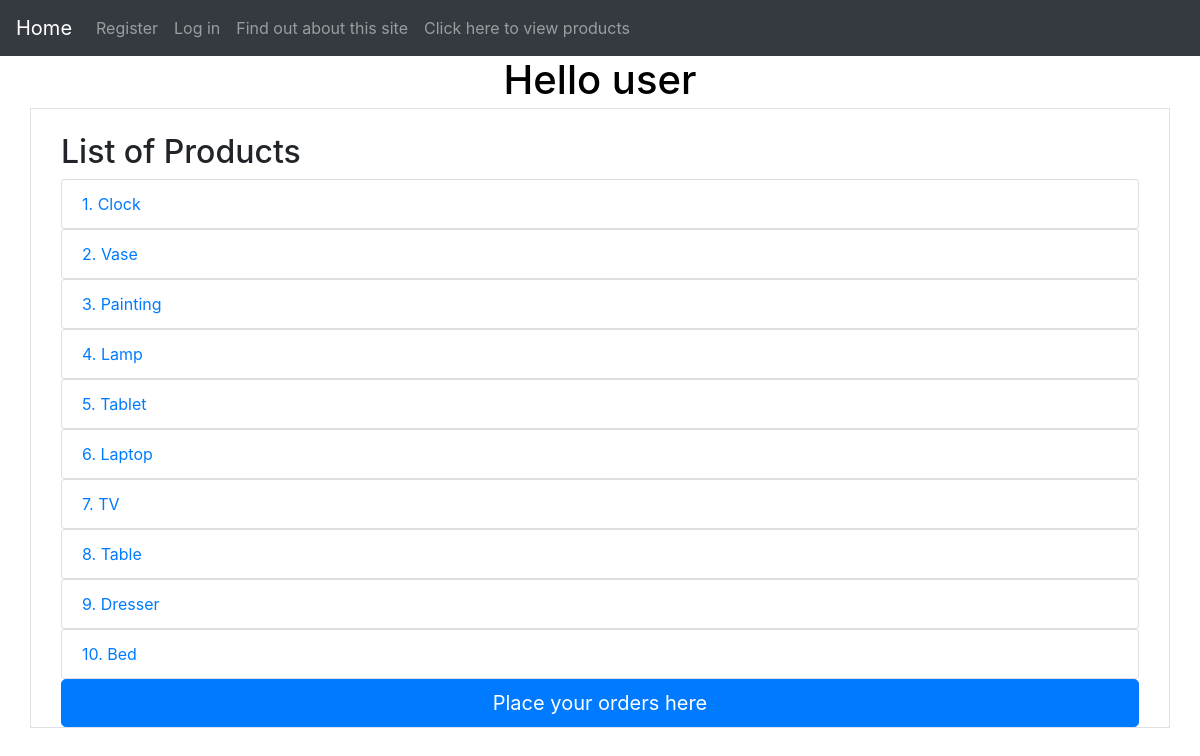
The page /myapp/products/ on the database its author committed.
### myapp/models.py (models this page shows, shortened)
class Product(models.Model):
    category = models.ForeignKey(Category, related_name='products',on_delete=models.CASCADE)
    name = models.CharField(max_length=200)
    price = models.DecimalField(max_digits=10, decimal_places=2)
    stock = models.PositiveIntegerField(default=100, validators=[MaxValueValidator(1000), MinValueValidator(0)])
    available = models.BooleanField(default=True)
    description = models.TextField(blank=True, default='')
    interested = models.PositiveIntegerField(default=0)

### myapp/views.py (the view)
# urls.py: path(r'products/',views.products,name='products'),
def products(request):
    prodlist = Product.objects.all().order_by('id')[:10]
    return render(request,'myapp/products.html', {'prodlist': prodlist})

### myapp/templates/myapp/products.html (shortened to what this page needs)
<!DOCTYPE html>
<html lang="en">
<head>
</head>
<body>
{% extends 'myapp/base.html' %}
{% block body_block %}
    {% if prodlist %}
        <div class="container-fluid">
        <h2>List of Products</h2>
        {% for product  in prodlist %}
            <ul class="list-group">
            <li class="list-group-item"><a href="/myapp/productdetail/{{ product.id }}">{{ product.id }}.   {{  product.name}}</a></li>
            </ul>
        {% endfor %}
        <a href="{% url 'myapp:place order'  %}" class="btn btn-primary btn-lg btn-block" role="button">Place your orders here</a>
{% else %}
    <strong>There are no available products!</strong>
{% endif %}
        </div>
{% endblock %}

### myapp/templates/myapp/base.html (shortened to what this page needs)
<!DOCTYPE html>
{% load staticfiles %}
<html>
<head>
    <link rel="stylesheet" href="https://stackpath.bootstrapcdn.com/bootstrap/4.3.1/css/bootstrap.min.css"
>
    <link rel="stylesheet" type="text/css" href="{% static 'myapp/style.css' %}"/>
    <title>Online Store APP - {% block title %}Welcome!{% endblock %}</title></head>
<body>
<div>
    <nav class="navbar navbar-expand-lg navbar-dark bg-dark">
        <a class="navbar-brand" href="{% url 'myapp:index' %}">Home</a>
        <div class="collapse navbar-collapse" id="navbarNavAltMarkup">
            <div class="navbar-nav">
                {% if user.is_authenticated %}
                    <a class="nav-item nav-link active" href="{% url 'myapp:logout' %}">Logout <span class="sr-only">(current)</span></a>
                    <a class="nav-item nav-link" href="{% url 'myapp:myorders' %}">My Orders</a>
                {% else %}
                    <a class="nav-item nav-link" href="{% url 'myapp:register' %}">Register</a>
                    <a class="nav-item nav-link" href="{% url 'myapp:login' %}">Log in</a>
                {% endif %}
                <a class="nav-item nav-link" href="{% url 'myapp:about' %}">Find out about this
                    site</a>
                <a class="nav-item nav-link" href="{% url 'myapp:products' %}">Click here to view products</a>
            </div>
        </div>
    </nav>
    <h1 class="h1 mb-1">{% block myhdg %}Hello {% if user.is_authenticated %} {{ user.get_username }} {% else %} {{ 'user' }}
    {% endif %}{% endblock %}</h1>
    <div class="container pt-4 border">
        {% block body_block %}*** {% endblock %}
    </div>
</div>
</body>
</html>

### myapp/static/myapp/style.css (style rules this page uses)
h1 { text-align:center; font-size: 16px; font-style: normal; color:black; }

### rows shown on the page
Product: id "1", name "Clock"
Product: id "2", name "Vase"
Product: id "3", name "Painting"
Product: id "4", name "Lamp"
Product: id "5", name "Tablet"
Product: id "6", name "Laptop"
Product: id "7", name "TV"
Product: id "8", name "Table"
Product: id "9", name "Dresser"
Product: id "10", name "Bed"

### other values the page prints
{{ 'user' }} "user"
